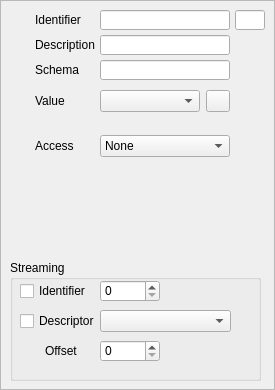
<?xml version="1.0" encoding="UTF-8"?>
<ui version="4.0">
 <class>EnumerationView</class>
 <widget class="QFrame" name="EnumerationView">
  <property name="geometry">
   <rect>
    <x>0</x>
    <y>0</y>
    <width>275</width>
    <height>390</height>
   </rect>
  </property>
  <property name="sizePolicy">
   <sizepolicy hsizetype="Fixed" vsizetype="Fixed">
    <horstretch>0</horstretch>
    <verstretch>0</verstretch>
   </sizepolicy>
  </property>
  <property name="windowTitle">
   <string>Frame</string>
  </property>
  <property name="frameShape">
   <enum>QFrame::StyledPanel</enum>
  </property>
  <property name="frameShadow">
   <enum>QFrame::Raised</enum>
  </property>
  <widget class="QLineEdit" name="numberText">
   <property name="geometry">
    <rect>
     <x>235</x>
     <y>10</y>
     <width>30</width>
     <height>20</height>
    </rect>
   </property>
   <property name="sizePolicy">
    <sizepolicy hsizetype="Fixed" vsizetype="Fixed">
     <horstretch>0</horstretch>
     <verstretch>0</verstretch>
    </sizepolicy>
   </property>
   <property name="maximumSize">
    <size>
     <width>50</width>
     <height>50</height>
    </size>
   </property>
   <property name="readOnly">
    <bool>true</bool>
   </property>
  </widget>
  <widget class="QLineEdit" name="descriptionText">
   <property name="geometry">
    <rect>
     <x>100</x>
     <y>35</y>
     <width>130</width>
     <height>20</height>
    </rect>
   </property>
   <property name="readOnly">
    <bool>false</bool>
   </property>
  </widget>
  <widget class="QComboBox" name="valueComboBox">
   <property name="geometry">
    <rect>
     <x>100</x>
     <y>90</y>
     <width>100</width>
     <height>22</height>
    </rect>
   </property>
  </widget>
  <widget class="QPushButton" name="editItemsButton">
   <property name="geometry">
    <rect>
     <x>206</x>
     <y>90</y>
     <width>24</width>
     <height>22</height>
    </rect>
   </property>
   <property name="sizePolicy">
    <sizepolicy hsizetype="Fixed" vsizetype="Fixed">
     <horstretch>0</horstretch>
     <verstretch>0</verstretch>
    </sizepolicy>
   </property>
   <property name="minimumSize">
    <size>
     <width>24</width>
     <height>22</height>
    </size>
   </property>
   <property name="maximumSize">
    <size>
     <width>24</width>
     <height>22</height>
    </size>
   </property>
   <property name="toolTip">
    <string>Edit Enumeration</string>
   </property>
   <property name="text">
    <string/>
   </property>
   <property name="icon">
    <iconset resource="TinyEmberPlus.qrc">
     <normaloff>:/image/resources/ui-combo-box-edit.png</normaloff>:/image/resources/ui-combo-box-edit.png</iconset>
   </property>
  </widget>
  <widget class="QLabel" name="label_6">
   <property name="geometry">
    <rect>
     <x>35</x>
     <y>90</y>
     <width>60</width>
     <height>22</height>
    </rect>
   </property>
   <property name="text">
    <string>Value</string>
   </property>
  </widget>
  <widget class="QLabel" name="label_2">
   <property name="geometry">
    <rect>
     <x>35</x>
     <y>35</y>
     <width>60</width>
     <height>20</height>
    </rect>
   </property>
   <property name="text">
    <string>Description</string>
   </property>
  </widget>
  <widget class="QLineEdit" name="identifierText">
   <property name="geometry">
    <rect>
     <x>100</x>
     <y>10</y>
     <width>130</width>
     <height>20</height>
    </rect>
   </property>
   <property name="readOnly">
    <bool>true</bool>
   </property>
  </widget>
  <widget class="QLabel" name="label">
   <property name="geometry">
    <rect>
     <x>35</x>
     <y>10</y>
     <width>60</width>
     <height>20</height>
    </rect>
   </property>
   <property name="text">
    <string>Identifier</string>
   </property>
  </widget>
  <widget class="QLabel" name="label_3">
   <property name="geometry">
    <rect>
     <x>10</x>
     <y>10</y>
     <width>16</width>
     <height>16</height>
    </rect>
   </property>
   <property name="text">
    <string/>
   </property>
   <property name="pixmap">
    <pixmap resource="TinyEmberPlus.qrc">:/image/resources/ui-tooltip--exclamation.png</pixmap>
   </property>
  </widget>
  <widget class="QLabel" name="label_4">
   <property name="geometry">
    <rect>
     <x>10</x>
     <y>35</y>
     <width>16</width>
     <height>16</height>
    </rect>
   </property>
   <property name="text">
    <string/>
   </property>
   <property name="pixmap">
    <pixmap resource="TinyEmberPlus.qrc">:/image/resources/ui-tooltip-balloon-bottom.png</pixmap>
   </property>
  </widget>
  <widget class="QLabel" name="label_5">
   <property name="geometry">
    <rect>
     <x>10</x>
     <y>90</y>
     <width>16</width>
     <height>22</height>
    </rect>
   </property>
   <property name="text">
    <string/>
   </property>
   <property name="pixmap">
    <pixmap resource="TinyEmberPlus.qrc">:/image/resources/ui-combo-box-blue.png</pixmap>
   </property>
  </widget>
  <widget class="QLabel" name="label_12">
   <property name="geometry">
    <rect>
     <x>10</x>
     <y>135</y>
     <width>16</width>
     <height>20</height>
    </rect>
   </property>
   <property name="text">
    <string/>
   </property>
   <property name="pixmap">
    <pixmap resource="TinyEmberPlus.qrc">:/image/resources/lock--pencil.png</pixmap>
   </property>
  </widget>
  <widget class="QComboBox" name="accessBox">
   <property name="geometry">
    <rect>
     <x>100</x>
     <y>135</y>
     <width>130</width>
     <height>22</height>
    </rect>
   </property>
   <item>
    <property name="text">
     <string>None</string>
    </property>
    <property name="icon">
     <iconset resource="TinyEmberPlus.qrc">
      <normaloff>:/image/resources/lock.png</normaloff>:/image/resources/lock.png</iconset>
    </property>
   </item>
   <item>
    <property name="text">
     <string>Read</string>
    </property>
    <property name="icon">
     <iconset resource="TinyEmberPlus.qrc">
      <normaloff>:/image/resources/lock--arrow.png</normaloff>:/image/resources/lock--arrow.png</iconset>
    </property>
   </item>
   <item>
    <property name="text">
     <string>Write</string>
    </property>
    <property name="icon">
     <iconset resource="TinyEmberPlus.qrc">
      <normaloff>:/image/resources/lock--pencil.png</normaloff>:/image/resources/lock--pencil.png</iconset>
    </property>
   </item>
   <item>
    <property name="text">
     <string>Read | Write</string>
    </property>
    <property name="icon">
     <iconset resource="TinyEmberPlus.qrc">
      <normaloff>:/image/resources/lock-unlock.png</normaloff>:/image/resources/lock-unlock.png</iconset>
    </property>
   </item>
  </widget>
  <widget class="QLabel" name="label_7">
   <property name="geometry">
    <rect>
     <x>35</x>
     <y>135</y>
     <width>60</width>
     <height>22</height>
    </rect>
   </property>
   <property name="text">
    <string>Access</string>
   </property>
  </widget>
  <widget class="QGroupBox" name="streamingGroupBox">
   <property name="geometry">
    <rect>
     <x>10</x>
     <y>260</y>
     <width>251</width>
     <height>121</height>
    </rect>
   </property>
   <property name="title">
    <string>Streaming</string>
   </property>
   <widget class="QCheckBox" name="checkUseStreamIdentifier">
    <property name="geometry">
     <rect>
      <x>10</x>
      <y>20</y>
      <width>80</width>
      <height>22</height>
     </rect>
    </property>
    <property name="text">
     <string>Identifier</string>
    </property>
   </widget>
   <widget class="QSpinBox" name="streamIdentifierBox">
    <property name="geometry">
     <rect>
      <x>90</x>
      <y>20</y>
      <width>60</width>
      <height>22</height>
     </rect>
    </property>
   </widget>
   <widget class="QComboBox" name="streamFormatBox">
    <property name="geometry">
     <rect>
      <x>90</x>
      <y>50</y>
      <width>131</width>
      <height>22</height>
     </rect>
    </property>
   </widget>
   <widget class="QSpinBox" name="streamOffsetBox">
    <property name="geometry">
     <rect>
      <x>90</x>
      <y>80</y>
      <width>60</width>
      <height>22</height>
     </rect>
    </property>
   </widget>
   <widget class="QCheckBox" name="checkUseStreamDescriptor">
    <property name="geometry">
     <rect>
      <x>10</x>
      <y>50</y>
      <width>80</width>
      <height>22</height>
     </rect>
    </property>
    <property name="text">
     <string>Descriptor</string>
    </property>
   </widget>
   <widget class="QLabel" name="label_8">
    <property name="geometry">
     <rect>
      <x>35</x>
      <y>80</y>
      <width>46</width>
      <height>22</height>
     </rect>
    </property>
    <property name="text">
     <string>Offset</string>
    </property>
   </widget>
  </widget>
  <widget class="QLineEdit" name="schemaText">
   <property name="geometry">
    <rect>
     <x>100</x>
     <y>60</y>
     <width>130</width>
     <height>20</height>
    </rect>
   </property>
   <property name="readOnly">
    <bool>false</bool>
   </property>
  </widget>
  <widget class="QLabel" name="label_9">
   <property name="geometry">
    <rect>
     <x>35</x>
     <y>60</y>
     <width>60</width>
     <height>20</height>
    </rect>
   </property>
   <property name="text">
    <string>Schema</string>
   </property>
  </widget>
 </widget>
 <resources>
  <include location="TinyEmberPlus.qrc"/>
 </resources>
 <connections>
  <connection>
   <sender>descriptionText</sender>
   <signal>editingFinished()</signal>
   <receiver>EnumerationView</receiver>
   <slot>updateDescription()</slot>
   <hints>
    <hint type="sourcelabel">
     <x>136</x>
     <y>54</y>
    </hint>
    <hint type="destinationlabel">
     <x>124</x>
     <y>74</y>
    </hint>
   </hints>
  </connection>
  <connection>
   <sender>valueComboBox</sender>
   <signal>currentIndexChanged(int)</signal>
   <receiver>EnumerationView</receiver>
   <slot>updateValue(int)</slot>
   <hints>
    <hint type="sourcelabel">
     <x>120</x>
     <y>79</y>
    </hint>
    <hint type="destinationlabel">
     <x>124</x>
     <y>74</y>
    </hint>
   </hints>
  </connection>
  <connection>
   <sender>editItemsButton</sender>
   <signal>clicked()</signal>
   <receiver>EnumerationView</receiver>
   <slot>updateEnumeration()</slot>
   <hints>
    <hint type="sourcelabel">
     <x>187</x>
     <y>80</y>
    </hint>
    <hint type="destinationlabel">
     <x>124</x>
     <y>74</y>
    </hint>
   </hints>
  </connection>
  <connection>
   <sender>accessBox</sender>
   <signal>currentIndexChanged(int)</signal>
   <receiver>EnumerationView</receiver>
   <slot>updateAccess(int)</slot>
   <hints>
    <hint type="sourcelabel">
     <x>149</x>
     <y>160</y>
    </hint>
    <hint type="destinationlabel">
     <x>137</x>
     <y>87</y>
    </hint>
   </hints>
  </connection>
  <connection>
   <sender>checkUseStreamIdentifier</sender>
   <signal>toggled(bool)</signal>
   <receiver>EnumerationView</receiver>
   <slot>updateStreamIdentifierState(bool)</slot>
   <hints>
    <hint type="sourcelabel">
     <x>59</x>
     <y>200</y>
    </hint>
    <hint type="destinationlabel">
     <x>137</x>
     <y>149</y>
    </hint>
   </hints>
  </connection>
  <connection>
   <sender>checkUseStreamDescriptor</sender>
   <signal>toggled(bool)</signal>
   <receiver>EnumerationView</receiver>
   <slot>updateStreamDescriptorState(bool)</slot>
   <hints>
    <hint type="sourcelabel">
     <x>59</x>
     <y>230</y>
    </hint>
    <hint type="destinationlabel">
     <x>137</x>
     <y>149</y>
    </hint>
   </hints>
  </connection>
  <connection>
   <sender>streamFormatBox</sender>
   <signal>currentIndexChanged(int)</signal>
   <receiver>EnumerationView</receiver>
   <slot>updateStreamFormat(int)</slot>
   <hints>
    <hint type="sourcelabel">
     <x>165</x>
     <y>230</y>
    </hint>
    <hint type="destinationlabel">
     <x>137</x>
     <y>149</y>
    </hint>
   </hints>
  </connection>
  <connection>
   <sender>streamIdentifierBox</sender>
   <signal>editingFinished()</signal>
   <receiver>EnumerationView</receiver>
   <slot>updateStreamIdentifier()</slot>
   <hints>
    <hint type="sourcelabel">
     <x>129</x>
     <y>200</y>
    </hint>
    <hint type="destinationlabel">
     <x>137</x>
     <y>149</y>
    </hint>
   </hints>
  </connection>
  <connection>
   <sender>streamOffsetBox</sender>
   <signal>editingFinished()</signal>
   <receiver>EnumerationView</receiver>
   <slot>updateStreamOffset()</slot>
   <hints>
    <hint type="sourcelabel">
     <x>129</x>
     <y>260</y>
    </hint>
    <hint type="destinationlabel">
     <x>137</x>
     <y>149</y>
    </hint>
   </hints>
  </connection>
  <connection>
   <sender>schemaText</sender>
   <signal>editingFinished()</signal>
   <receiver>EnumerationView</receiver>
   <slot>updateSchema()</slot>
   <hints>
    <hint type="sourcelabel">
     <x>164</x>
     <y>69</y>
    </hint>
    <hint type="destinationlabel">
     <x>137</x>
     <y>194</y>
    </hint>
   </hints>
  </connection>
 </connections>
 <slots>
  <slot>updateUi()</slot>
  <slot>updateDescription()</slot>
  <slot>updateValue(int)</slot>
  <slot>updateEnumeration()</slot>
  <slot>updateAccess(int)</slot>
  <slot>updateStreamIdentifierState(bool)</slot>
  <slot>updateStreamDescriptorState(bool)</slot>
  <slot>updateStreamIdentifier()</slot>
  <slot>updateStreamFormat(int)</slot>
  <slot>updateStreamOffset()</slot>
  <slot>updateSchema()</slot>
 </slots>
</ui>
